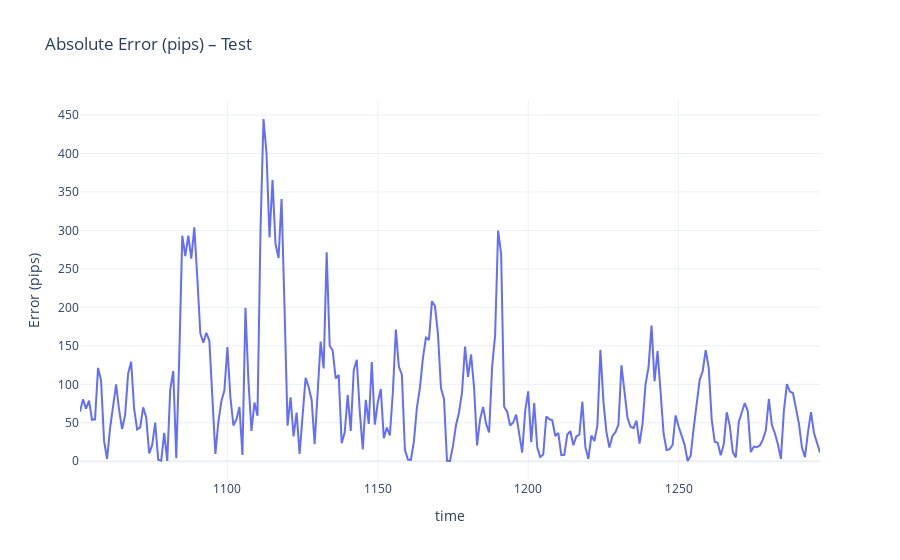
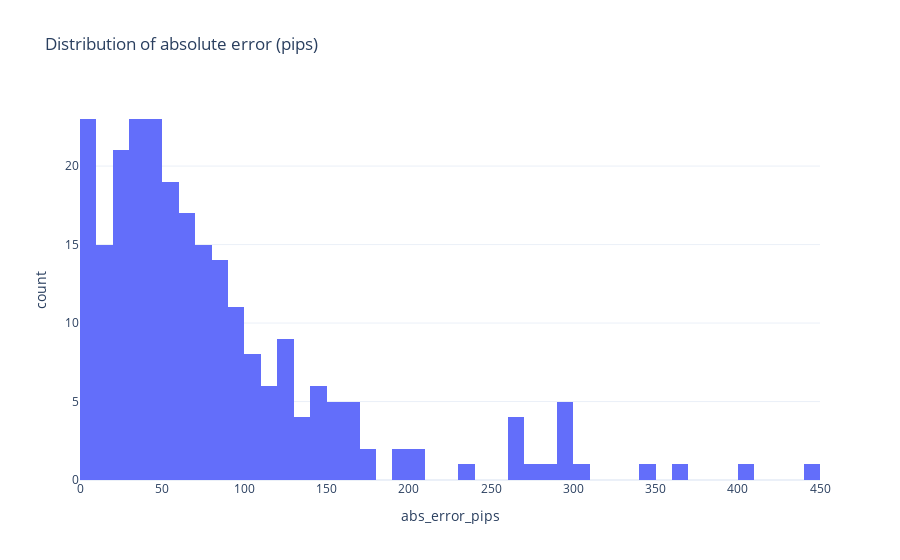

The code cell stored with these charts, in order, in its notebook:
### Code cell
err_df = build_error_df_with_pips(
    df=df,
    y_test_real=y_test_real,
    test_pred=test_pred,
    window_size=WINDOW_SIZE,
    train_len=len(train_pred),
    pip_value=pip_value
)

stats = pip_error_stats(err_df)
print("📊 Test error stats (pips):")
for k, v in stats.items():
    print(f"{k}: {v:.2f}")

plot_pip_error(err_df)
plot_pip_error_distribution(err_df)
plot_rolling_mae_pips(err_df, window=20)

### Figure 1 — Plotly figure (JSON) as saved in the notebook; plotly's stock layout.template omitted (floating-point values rounded to 4 significant figures; data arrays with more than 128 entries replaced by an {"elided": "..."} marker saying what was removed)
{"data": [{"hovertemplate": "time=%{x}<br>Error (pips)=%{y}<extra></extra>", "legendgroup": "", "line": {"color": "#636efa", "dash": "solid"}, "marker": {"symbol": "circle"}, "mode": "lines", "name": "", "orientation": "v", "showlegend": false, "type": "scatter", "x": {"elided": "247 int values"}, "xaxis": "x", "y": {"elided": "247 float values"}, "yaxis": "y"}], "layout": {"hovermode": "x unified", "legend": {"tracegroupgap": 0}, "title": {"text": "Absolute Error (pips) – Test"}, "xaxis": {"anchor": "y", "domain": [0, 1], "title": {"text": "time"}}, "yaxis": {"anchor": "x", "domain": [0, 1], "title": {"text": "Error (pips)"}}}}

### Figure 2 — Plotly figure (JSON) as saved in the notebook; plotly's stock layout.template omitted (floating-point values rounded to 4 significant figures; data arrays with more than 128 entries replaced by an {"elided": "..."} marker saying what was removed)
{"data": [{"bingroup": "x", "hovertemplate": "abs_error_pips=%{x}<br>count=%{y}<extra></extra>", "legendgroup": "", "marker": {"color": "#636efa", "pattern": {"shape": ""}}, "name": "", "nbinsx": 50, "orientation": "v", "showlegend": false, "type": "histogram", "x": {"elided": "247 float values"}, "xaxis": "x", "yaxis": "y"}], "layout": {"barmode": "relative", "legend": {"tracegroupgap": 0}, "title": {"text": "Distribution of absolute error (pips)"}, "xaxis": {"anchor": "y", "domain": [0, 1], "title": {"text": "abs_error_pips"}}, "yaxis": {"anchor": "x", "domain": [0, 1], "title": {"text": "count"}}}}
